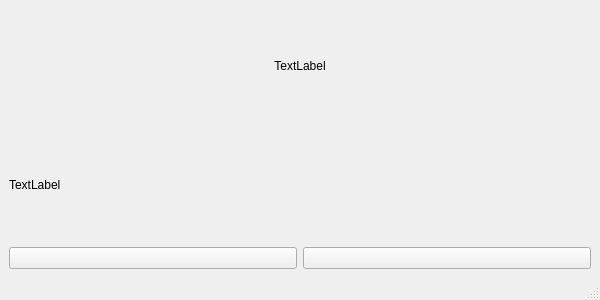
<?xml version="1.0" encoding="UTF-8"?>
<ui version="4.0">
 <class>MainWindow</class>
 <widget class="QMainWindow" name="MainWindow">
  <property name="geometry">
   <rect>
    <x>0</x>
    <y>0</y>
    <width>600</width>
    <height>300</height>
   </rect>
  </property>
  <property name="windowTitle">
   <string>MainWindow</string>
  </property>
  <widget class="QWidget" name="centralwidget">
   <layout class="QVBoxLayout" name="verticalLayout_2">
    <item>
     <layout class="QVBoxLayout" name="verticalLayout">
      <item>
       <widget class="QLabel" name="label">
        <property name="text">
         <string>TextLabel</string>
        </property>
        <property name="alignment">
         <set>Qt::AlignCenter</set>
        </property>
       </widget>
      </item>
      <item>
       <widget class="QLabel" name="label_2">
        <property name="text">
         <string>TextLabel</string>
        </property>
       </widget>
      </item>
      <item>
       <layout class="QHBoxLayout" name="horizontalLayout">
        <item>
         <widget class="QPushButton" name="pushButton">
          <property name="text">
           <string/>
          </property>
          <property name="icon">
           <iconset resource="src.qrc">
            <normaloff>:/left.ico</normaloff>:/left.ico</iconset>
          </property>
         </widget>
        </item>
        <item>
         <widget class="QPushButton" name="pushButton_2">
          <property name="text">
           <string/>
          </property>
          <property name="icon">
           <iconset resource="src.qrc">
            <normaloff>:/right.ico</normaloff>:/right.ico</iconset>
          </property>
         </widget>
        </item>
       </layout>
      </item>
     </layout>
    </item>
   </layout>
  </widget>
  <widget class="QMenuBar" name="menubar">
   <property name="geometry">
    <rect>
     <x>0</x>
     <y>0</y>
     <width>600</width>
     <height>21</height>
    </rect>
   </property>
  </widget>
  <widget class="QStatusBar" name="statusbar"/>
 </widget>
 <resources>
  <include location="src.qrc"/>
 </resources>
 <connections/>
</ui>
